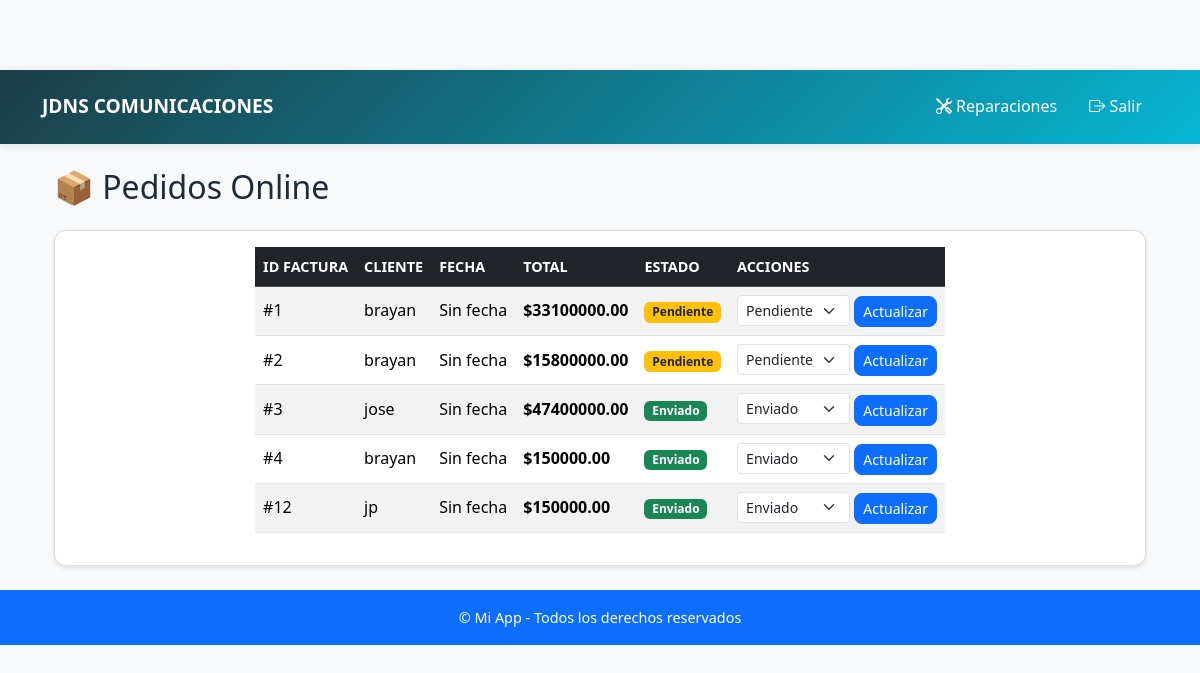
The app's page /admin/pedidos (signed in), older data.
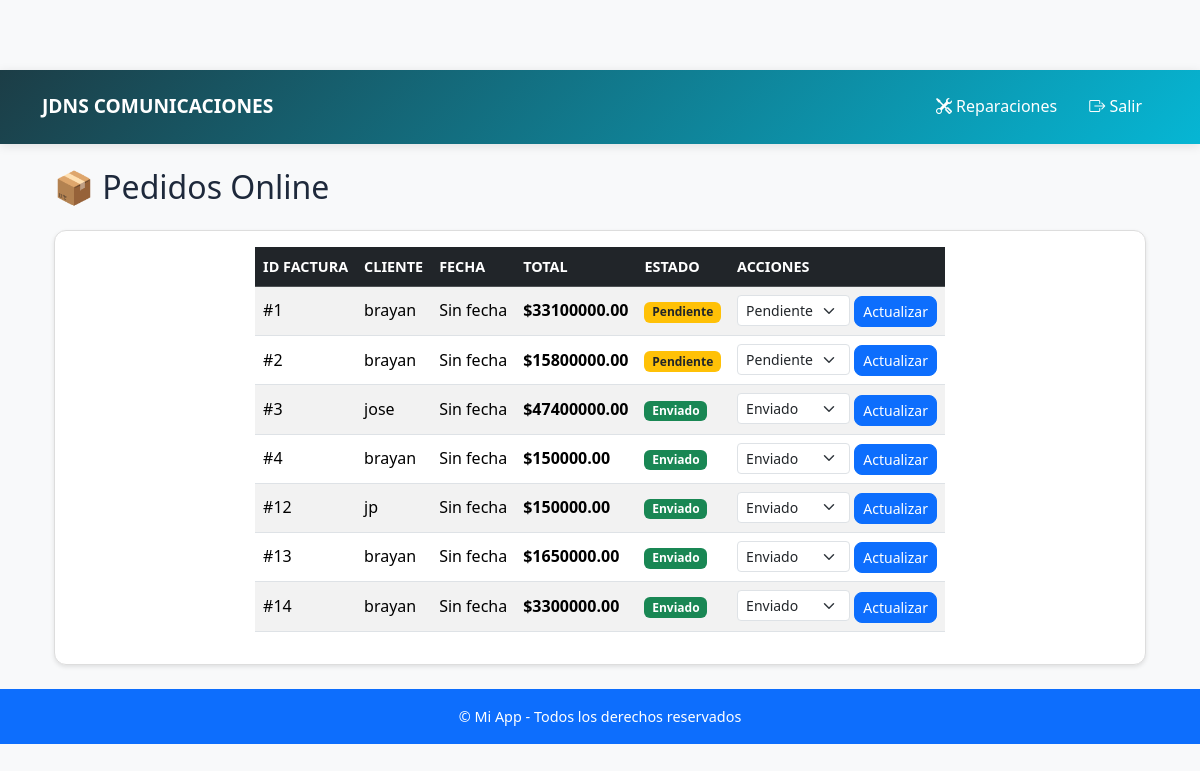
The same page, newer data.
### app/models/users.py (models this page shows, shortened)
class VentaFactura(db.Model):
    __tablename__ = 'ventas_factura'
    idventas_factura = db.Column(db.Integer, primary_key=True)
    usuario_idusuario = db.Column(db.Integer, db.ForeignKey('usuario.idusuario'), nullable=False)
    fecha_venta = db.Column(db.DateTime, nullable=False, default=datetime.utcnow)
    tipo_venta = db.Column(db.Enum('fisica', 'online', name='tipo_venta_enum'))
    estado_envio = db.Column(db.Enum('pendiente', 'pagado', 'anulado', name='estado_envio_enum'), default='pendiente')
    total = db.Column(db.Numeric(10, 2), nullable=False)
    usuario = db.relationship('Users', backref='ventas_facturas')

class Users(db.Model, UserMixin):
    __tablename__ = 'usuario'
    idusuario = db.Column(db.Integer, primary_key=True)
    nombre = db.Column(db.String(100))
    telefono = db.Column(db.String(45))
    correo = db.Column(db.String(100), unique=True)
    direccion = db.Column(db.String(100))
    password = db.Column(db.String(255))
    rol = db.Column(db.Enum('cliente', 'tecnico', 'admin'))
    @property
    def is_authenticated(self):
        return True

### app/routes/pago.py (the view)
@pago.route('/admin/pedidos')
@login_required
def listar_pedidos():
    from app.models.users import VentaFactura
    pedidos = VentaFactura.query.filter_by(tipo_venta="online").all()
    return render_template("admin_compras_onlin.html", pedidos=pedidos)

### app/templates/admin_compras_onlin.html (shortened to what this page needs)
{% extends "base.html" %}
{% block content %}
<div class="container mt-4">
    <h2 class="mb-4">📦 Pedidos Online</h2>
    <div class="card">
        <div class="card-body">
            {% if pedidos %}
            <table class="table table-striped table-hover align-middle">
                <thead class="table-dark">
                    <tr>
                        <th>ID Factura</th>
                        <th>Cliente</th>
                        <th>Fecha</th>
                        <th>Total</th>
                        <th>Estado</th>
                        <th>Acciones</th>
                    </tr>
                </thead>
                <tbody>
                    {% for p in pedidos %}
                    <tr>
                        <td>#{{ p.idventas_factura }}</td>
                        <td>{{ p.usuario.nombre }}</td>
                        <td>{{ p.fecha|default("Sin fecha") }}</td>
                        <td><strong>${{ "%.2f"|format(p.total) }}</strong></td>
                        <td>
                            {% if p.estado_envio == "pendiente" %}
                                <span class="badge bg-warning text-dark">Pendiente</span>
                            {% elif p.estado_envio == "pagado" %}
                                <span class="badge bg-success">Enviado</span>
                            {% elif p.estado_envio == "anulado" %}
                                <span class="badge bg-danger">Anulado</span>
                            {% endif %}
                        </td>
                        <td>
                            <form method="POST" action="{{ url_for('pago.cambiar_estado_pedido', id_factura=p.idventas_factura) }}">
                                <select name="estado" class="form-select form-select-sm d-inline w-auto">
                                    <option value="pendiente" {% if p.estado_envio=="pendiente" %}selected{% endif %}>Pendiente</option>
                                    <option value="pagado" {% if p.estado_envio=="pagado" %}selected{% endif %}>Enviado</option>
                                </select>
                                <button type="submit" class="btn btn-sm btn-primary">Actualizar</button>
                            </form>
                        </td>
                    </tr>
                    {% endfor %}
                </tbody>
            </table>
            {% else %}
                <p class="text-muted">No hay pedidos online registrados.</p>
            {% endif %}
        </div>
    </div>
</div>
{% endblock %}

Row changes from the older to the newer data that the page shows:
added VentaFactura: idventas_factura "13", usuario.nombre "brayan", fecha "Sin fecha", total "1650000.00", shows "Enviado", estado "Enviado"
added VentaFactura: idventas_factura "14", usuario.nombre "brayan", fecha "Sin fecha", total "3300000.00", shows "Enviado", estado "Enviado"
